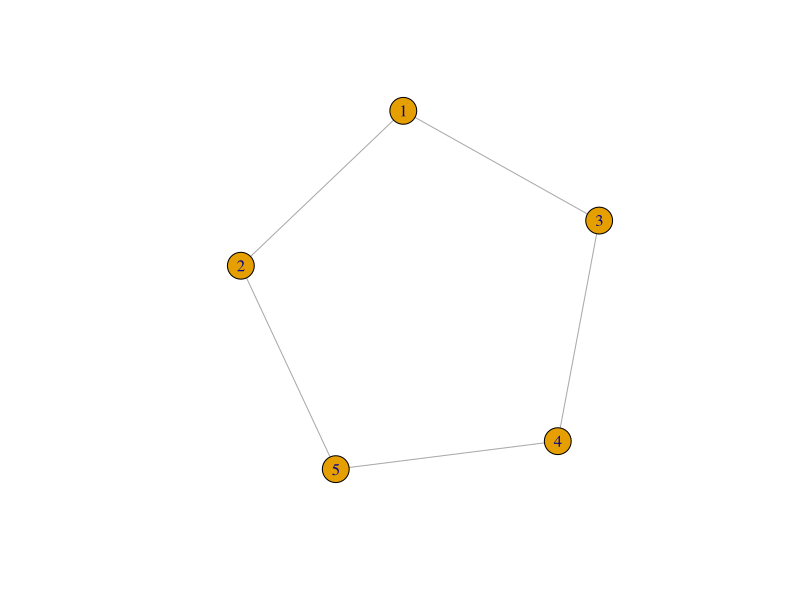

The R script that drew this image:
library(igraph)

# Here's a simple way to build a graph
g <- graph_from_literal( 1--2, 4--5, 3--1, 5--2, 4--3 )
print(g)
plot(g)

# Convert the graph into the adjacency matrix
adj <- as_adj(g)
print(adj)

# Calculate modularity for a partition in which
# Nodes 1, 3 & 5 are in Module 1, and 
# Nodes 2 & 4 are in Module 2
membership <- c(1,2,1,2,1)
print(modularity(g, membership))